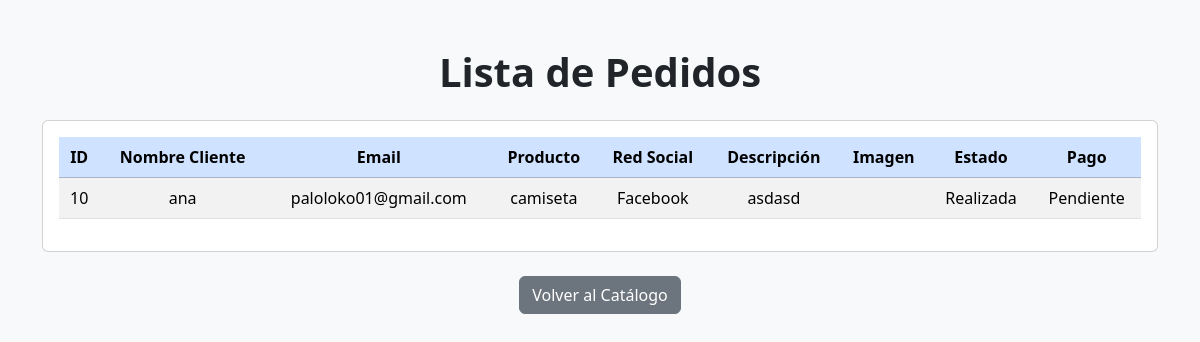
The app's page /pedidos with its own data.
### app/models.py (models this page shows, shortened)
class Pedido(models.Model):
    ESTADO_PEDIDO = [
        ('Solicitado', 'Solicitado'),
        ('Aprobado', 'Aprobado'),
        ('En proceso', 'En proceso'),
        ('Realizada', 'Realizada'),
        ('Entregada', 'Entregada'),
        ('Finalizado', 'Finalizado'),
        ('Cancelada', 'Cancelada'),
    ]
    ESTADO_PAGO = [
        ('Pendiente', 'Pendiente'),
        ('Parcial', 'Parcial'),
        ('Pagado', 'Pagado'),
    ]
    ESTADO_SOCIAL = [
        ('Facebook', 'Facebook'),
        ('Instagram', 'Instagram'),
        ('WhatsApp', 'WhatsApp'),
        ('TikTok', 'TikTok'),
        ('Presencial', 'Presencial'),
        ('Sitio Web', 'Sitio Web'),
    ]
    nombre_cliente = models.CharField(max_length=100)
    email = models.EmailField(blank=True, null=True)
    telefono = models.CharField(max_length=30, blank=True, null=True)
    red_social = models.CharField(max_length=20, choices=ESTADO_SOCIAL, default='Sitio Web')
    estado = models.CharField(max_length=20, choices=ESTADO_PEDIDO, default='Solicitado')
    pago = models.CharField(max_length=20, choices=ESTADO_PAGO, default='Pendiente')
    producto_referencia = models.ForeignKey(
        Producto, on_delete=models.SET_NULL, null=True, blank=True
    )
    imagenes_referencia = models.ImageField(upload_to="pedidos/", blank=True, null=True)
    descripcion = models.TextField()
    plataforma = models.CharField(default="pagina web", max_length=50)
    fecha_necesita = models.DateField(blank=True, null=True)
    token_seguimiento = models.CharField(max_length=100, unique=True, blank=True)
    creado = models.DateTimeField(auto_now_add=True)

class Producto(models.Model):
    destacado = models.BooleanField(default=False)
    nombre = models.CharField(max_length=100)
    descripcion = models.TextField()
    categoria = models.ForeignKey(Categoria, on_delete=models.CASCADE, related_name="productos")
    precio_base = models.PositiveIntegerField()
    destacado = models.BooleanField(default=False)
    imagen_1 = models.ImageField(upload_to='productos/', null=True, blank=True)
    imagen_2 = models.ImageField(upload_to='productos/', null=True, blank=True)
    imagen_3 = models.ImageField(upload_to='productos/', null=True, blank=True)
    def __str__(self):
        return self.nombre

### app/views.py (the view)
# urls.py: path('pedidos', views.ver_pedidos),
def ver_pedidos(request):
    pedidos = Pedido.objects.all()
    data = {'pedidos': pedidos}
    return render(request, 'verpedidos.html', data)

### templates/verpedidos.html (shortened to what this page needs)
<!DOCTYPE html>
<html lang="es">
<head>
    <link href="https://cdn.jsdelivr.net/npm/bootstrap@5.3.8/dist/css/bootstrap.min.css" rel="stylesheet">
</head>
<body class="bg-light">
<div class="container py-5">
    <h1 class="text-center mb-4 fw-bold">Lista de Pedidos</h1>
    <div class="card primary mb-4">
        <div class="card-body">
            <table class="table table-striped table-hover text-center">
                <thead class="table-primary">
                    <tr>
                        <th>ID</th>
                        <th>Nombre Cliente</th>
                        <th>Email</th>
                        <th>Producto</th>
                        <th>Red Social</th>
                        <th>Descripción</th>
                        <th>Imagen</th>
                        <th>Estado</th>
                        <th>Pago</th>
                    </tr>
                </thead>
                <tbody>
                    {% for pedido in pedidos %}
                    <tr>
                        <td>{{ pedido.id }}</td>
                        <td>{{ pedido.nombre_cliente }}</td>
                        <td>{{ pedido.email }}</td>
                        <td>{{ pedido.producto_referencia }}</td>
                        <td>{{pedido.red_social}}</td>
                        <td>{{ pedido.descripcion }}</td>
                        <td>{% if pedido.imagenes_referencia %}<img src="{{ pedido.imagenes_referencia.url }}" width="80">{% endif %}</td>
                        <td>{{ pedido.estado }}</td>
                        <td>{{pedido.pago}}</td>
                    </tr>
                    {% empty %}
                    <tr>
                        <td colspan="5" class="text-muted">No hay pedidos.</td>
                    </tr>
                    {% endfor %}
                </tbody>
            </table>
        </div>
    </div>
    <div class="text-center mt-4">
        <a href="/" class="btn btn-secondary">Volver al Catálogo</a>
    </div>
</div>
</body>
</html>

### records on screen
Pedido: id "10", nombre_cliente "ana", email "paloloko01@gmail.com", producto_referencia "camiseta", red_social "Facebook", descripcion "asdasd", estado "Realizada", pago "Pendiente"
